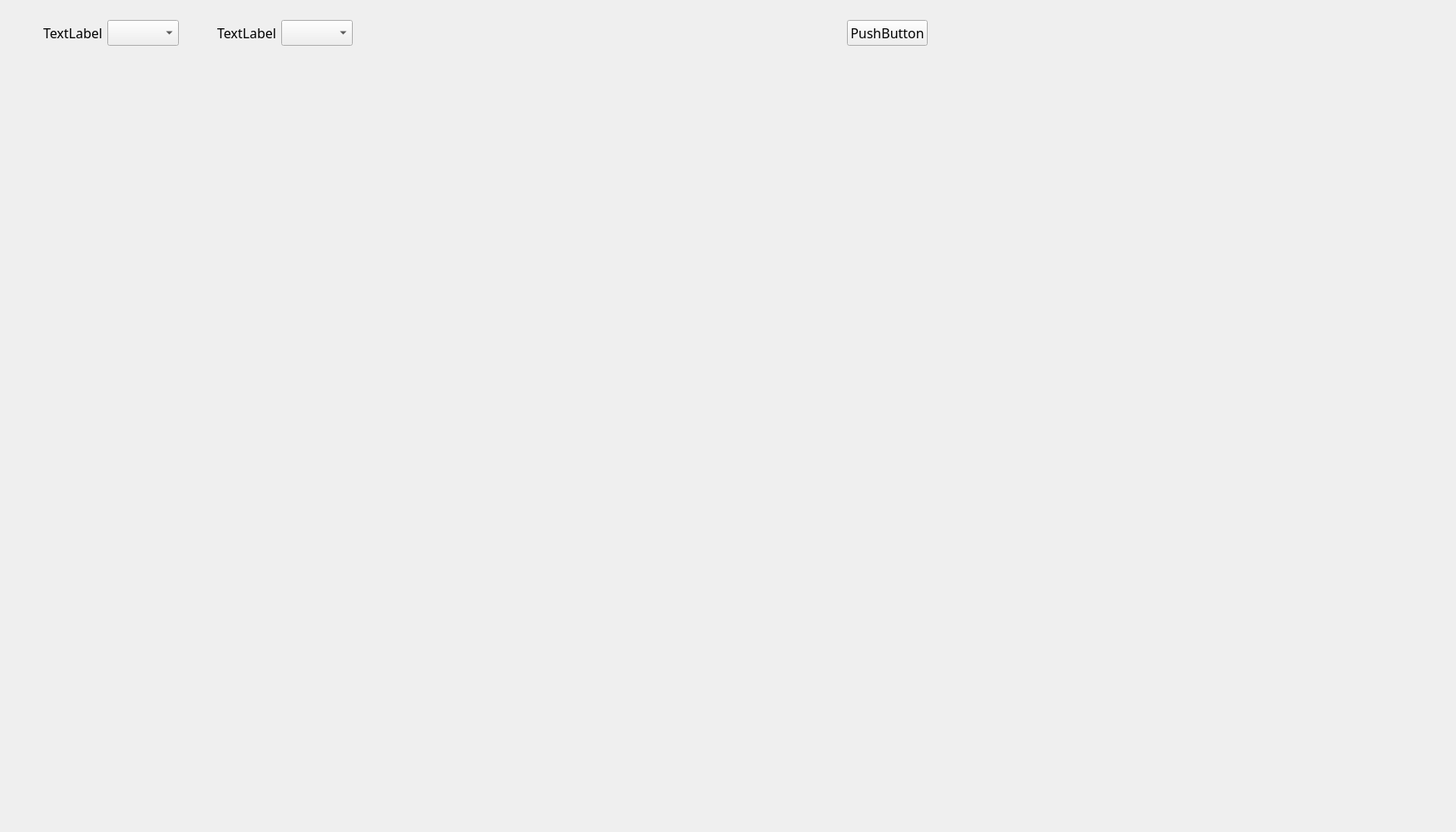
<?xml version="1.0" encoding="UTF-8"?>
<ui version="4.0">
 <class>Panel4</class>
 <widget class="QWidget" name="Panel4">
  <property name="geometry">
   <rect>
    <x>0</x>
    <y>0</y>
    <width>1750</width>
    <height>1000</height>
   </rect>
  </property>
  <property name="windowTitle">
   <string>Form</string>
  </property>
  <widget class="QWidget" name="">
   <property name="geometry">
    <rect>
     <x>52</x>
     <y>24</y>
     <width>1651</width>
     <height>911</height>
    </rect>
   </property>
   <layout class="QVBoxLayout" name="verticalLayout">
    <item>
     <layout class="QHBoxLayout" name="horizontalLayout">
      <item>
       <widget class="QLabel" name="label">
        <property name="font">
         <font>
          <family>標楷體</family>
          <pointsize>12</pointsize>
         </font>
        </property>
        <property name="text">
         <string>TextLabel</string>
        </property>
       </widget>
      </item>
      <item>
       <widget class="QComboBox" name="comboBox">
        <property name="font">
         <font>
          <family>標楷體</family>
          <pointsize>12</pointsize>
         </font>
        </property>
       </widget>
      </item>
      <item>
       <spacer name="horizontalSpacer_3">
        <property name="orientation">
         <enum>Qt::Horizontal</enum>
        </property>
        <property name="sizeType">
         <enum>QSizePolicy::Fixed</enum>
        </property>
        <property name="sizeHint" stdset="0">
         <size>
          <width>40</width>
          <height>20</height>
         </size>
        </property>
       </spacer>
      </item>
      <item>
       <widget class="QLabel" name="label_2">
        <property name="font">
         <font>
          <family>標楷體</family>
          <pointsize>12</pointsize>
         </font>
        </property>
        <property name="text">
         <string>TextLabel</string>
        </property>
       </widget>
      </item>
      <item>
       <widget class="QComboBox" name="comboBox_2">
        <property name="font">
         <font>
          <family>標楷體</family>
          <pointsize>12</pointsize>
         </font>
        </property>
       </widget>
      </item>
      <item>
       <spacer name="horizontalSpacer">
        <property name="orientation">
         <enum>Qt::Horizontal</enum>
        </property>
        <property name="sizeHint" stdset="0">
         <size>
          <width>40</width>
          <height>20</height>
         </size>
        </property>
       </spacer>
      </item>
      <item>
       <widget class="QPushButton" name="pushButton">
        <property name="font">
         <font>
          <family>標楷體</family>
          <pointsize>12</pointsize>
         </font>
        </property>
        <property name="text">
         <string>PushButton</string>
        </property>
       </widget>
      </item>
      <item>
       <spacer name="horizontalSpacer_4">
        <property name="orientation">
         <enum>Qt::Horizontal</enum>
        </property>
        <property name="sizeHint" stdset="0">
         <size>
          <width>40</width>
          <height>20</height>
         </size>
        </property>
       </spacer>
      </item>
     </layout>
    </item>
    <item>
     <layout class="QGridLayout" name="gridLayout">
      <item row="0" column="0">
       <spacer name="verticalSpacer">
        <property name="orientation">
         <enum>Qt::Vertical</enum>
        </property>
        <property name="sizeHint" stdset="0">
         <size>
          <width>20</width>
          <height>40</height>
         </size>
        </property>
       </spacer>
      </item>
     </layout>
    </item>
    <item>
     <layout class="QGridLayout" name="gridLayout_2">
      <item row="1" column="0">
       <widget class="QLabel" name="label_3">
        <property name="font">
         <font>
          <family>標楷體</family>
          <pointsize>12</pointsize>
         </font>
        </property>
        <property name="text">
         <string/>
        </property>
       </widget>
      </item>
      <item row="2" column="0">
       <widget class="QLabel" name="label_4">
        <property name="font">
         <font>
          <family>標楷體</family>
          <pointsize>12</pointsize>
         </font>
        </property>
        <property name="text">
         <string/>
        </property>
       </widget>
      </item>
     </layout>
    </item>
   </layout>
  </widget>
 </widget>
 <resources/>
 <connections/>
</ui>
